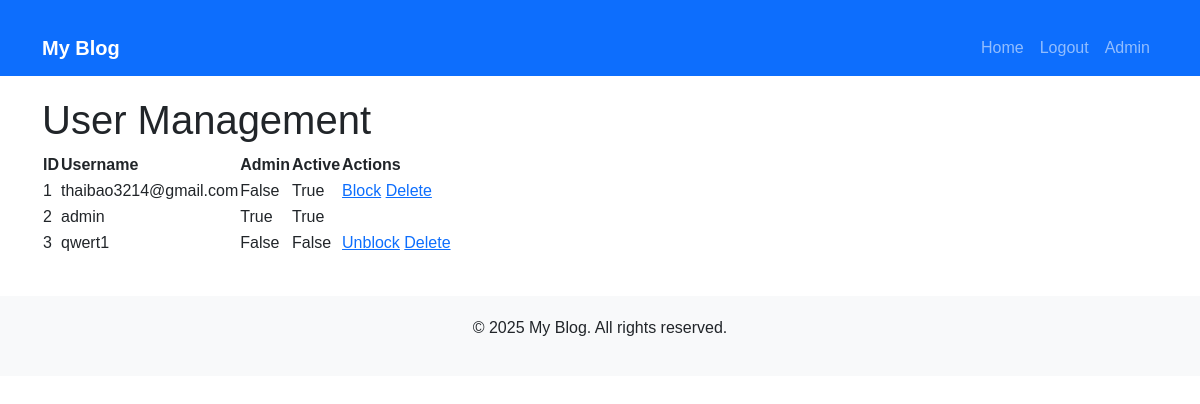
The app's page /admin (signed in), older data.
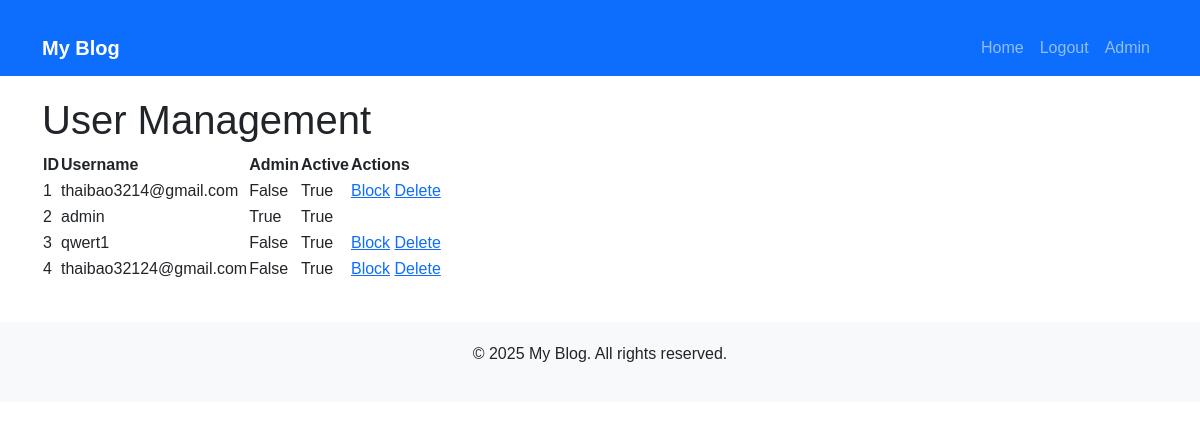
The same page, newer data.
### models.py (models this page shows, shortened)
class User(UserMixin, db.Model):
    id = db.Column(db.Integer, primary_key=True)
    username = db.Column(db.String(64), unique=True, nullable=False)
    password_hash = db.Column(db.String(128))
    is_admin = db.Column(db.Boolean, default=False)
    is_active = db.Column(db.Boolean, default=True)

### app.py (the view)
@app.route('/admin')
@login_required
def admin():
    if not current_user.is_admin:
        return redirect(url_for('index'))
    return render_template('admin.html', title='Admin', users=User.query.all())

### app.py (called while the page is built)
@login_manager.user_loader
def load_user(user_id):
    return User.query.get(int(user_id))

### templates/admin.html (shortened to what this page needs)
{% extends "base.html" %}
{% block content %}
<h1>User Management</h1>
<table>
    <thead>
        <tr>
            <th>ID</th>
            <th>Username</th>
            <th>Admin</th>
            <th>Active</th>
            <th>Actions</th>
        </tr>
    </thead>
    <tbody>
        {% for user in users %}
        <tr>
            <td>{{ user.id }}</td>
            <td>{{ user.username }}</td>
            <td>{{ user.is_admin }}</td>
            <td>{{ user.is_active }}</td>
            <td>
                {% if user.id != current_user.id %}
                    {% if user.is_active %}
                        <a href="{{ url_for('block_user', user_id=user.id) }}">Block</a>
                    {% else %}
                        <a href="{{ url_for('unblock_user', user_id=user.id) }}">Unblock</a>
                    {% endif %}
                    <a href="{{ url_for('delete_user', user_id=user.id) }}">Delete</a>
                {% endif %}
            </td>
        </tr>
        {% endfor %}
    </tbody>
</table>
{% endblock %}

### templates/base.html (shortened to what this page needs)
<!DOCTYPE html>
<html lang="vi">
<head>
    <link rel="stylesheet" href="https://cdn.jsdelivr.net/npm/bootstrap@5.3.0/dist/css/bootstrap.min.css">
</head>
<body>
<nav class="navbar navbar-expand-lg navbar-dark bg-primary">
    <div class="container">
        <a class="navbar-brand" href="{{ url_for('index') }}">My Blog</a>
        <div class="collapse navbar-collapse" id="navbarNav">
            <ul class="navbar-nav ms-auto">
                <li class="nav-item"><a class="nav-link" href="{{ url_for('index') }}">Home</a></li>
                {% if current_user.is_authenticated %}
                    <li class="nav-item"><a class="nav-link" href="{{ url_for('logout') }}">Logout</a></li>
                    {% if current_user.is_admin %}
                        <li class="nav-item"><a class="nav-link" href="{{ url_for('admin') }}">Admin</a></li>
                    {% endif %}
                {% else %}
                    <li class="nav-item"><a class="nav-link" href="{{ url_for('login') }}">Login</a></li>
                    <li class="nav-item"><a class="nav-link" href="{{ url_for('register') }}">Register</a></li>
                {% endif %}
            </ul>
        </div>
    </div>
</nav>
<div class="container">
    {% block content %}{% endblock %}
</div>
<footer>
    <p>&copy; 2025 My Blog. All rights reserved.</p>
</footer>
</body>
</html>

### templates/base.html (style rules this page uses)
body { font-family: Arial, sans-serif; }
.navbar-brand { font-weight: bold; }
.container { margin-top: 20px; }
footer { text-align: center; padding: 20px 0; background: #f8f9fa; margin-top: 40px; }

Row changes from the older to the newer data that the page shows:
changed User "qwert1": is_active "False" → "True"; is_active "Unblock" → "Block"
added User: id "4", username "thaibao32124@gmail.com", is_admin "False", is_active "True"
